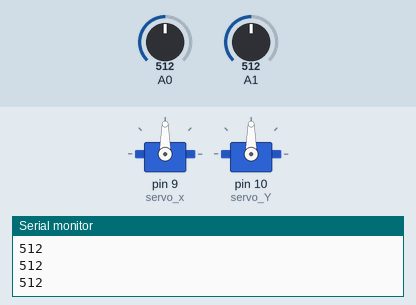
Recording of a sketch running on a simulated Arduino Uno, built with avr-gcc and run on an emulated ATmega328P. Parts: 2 × servo, the last lines printed to the serial monitor. The inputs (shaded band) are chosen by the test bench; at power-on: A0 = 512, A1 = 512.

Above: at 1.2 s.
1.3 s: A0 set to 716
At 2.5 s:
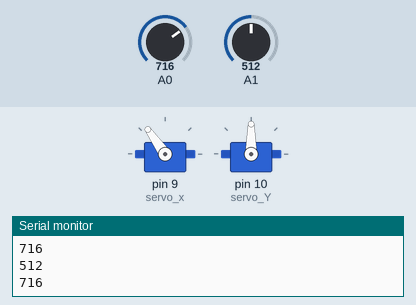
2.8 s: A1 set to 716
At 3.8 s:
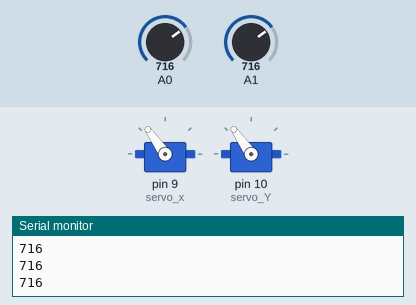
4.3 s: A0 set to 900
At 4.8 s:
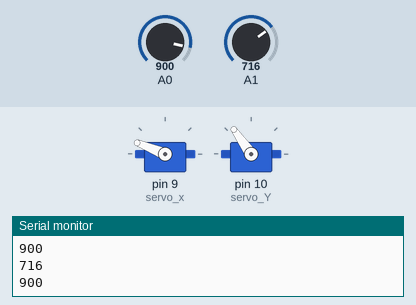
5.8 s: A1 set to 511
At 6.3 s:
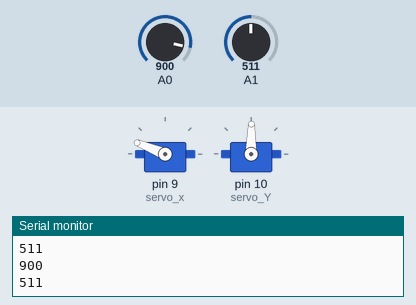
7.3 s: A0 set to 1023
At 8.5 s:
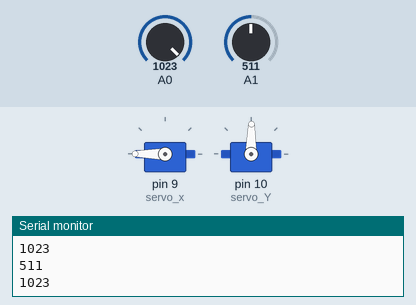
8.8 s: A1 set to 306
At 9.7 s:
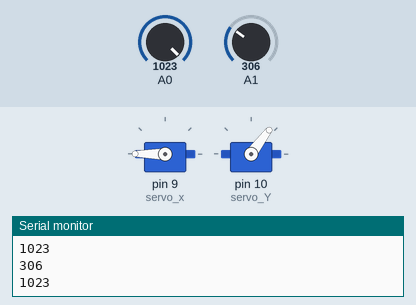
Timing chart, 0 to 11.3 s (numbered marks = the images above; inputs shaded):
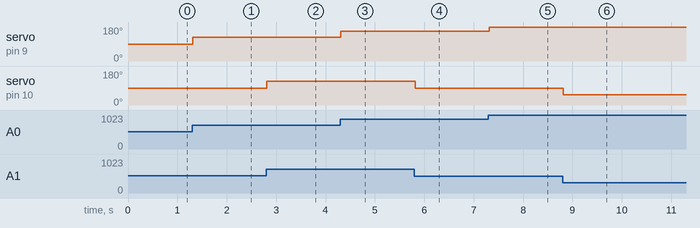

The sketch:

Motor_Servo_2.ino
```cpp
#include <Servo.h>

int eixo_x = 0;
int eixo_Y = 0;

int angulo_X = 0;
int angulo_Y = 0;


Servo servo_x;
Servo servo_Y;


void setup()
{
  Serial.begin(9600);
  servo_x.attach(9, 500, 2500);
  servo_Y.attach(10, 500, 2500);
  pinMode(9, OUTPUT);
  pinMode(10, OUTPUT);
  // ligando o servo ao pino 3
  // 500 valor mínimo pulso
  // 2500 valor máximo do pulso

}

void loop() {

  eixo_x = analogRead(0);
  angulo_X = map(eixo_x,0,1023,0,180);

  eixo_Y = analogRead(1);
  angulo_Y = map(eixo_Y,0,1023,0,180);

  // atualizando o servo motor
  Serial.println(eixo_x);
  servo_x.write(angulo_X);

  Serial.println(eixo_Y);
  servo_Y.write(angulo_Y);

}
```

Measured:
- after the input at 1.3 s, servo on pin 9 (servo_x): 90° → 125° at once
- after the input at 2.8 s, servo on pin 10 (servo_Y): 90° → 125° at once
- after the input at 4.3 s, servo on pin 9 (servo_x): 125° → 158° at once
- after the input at 5.8 s, servo on pin 10 (servo_Y): 125° → 89° at once
- after the input at 7.3 s, servo on pin 9 (servo_x): 158° → 180° at once
- after the input at 8.8 s, servo on pin 10 (servo_Y): 89° → 53° at once
